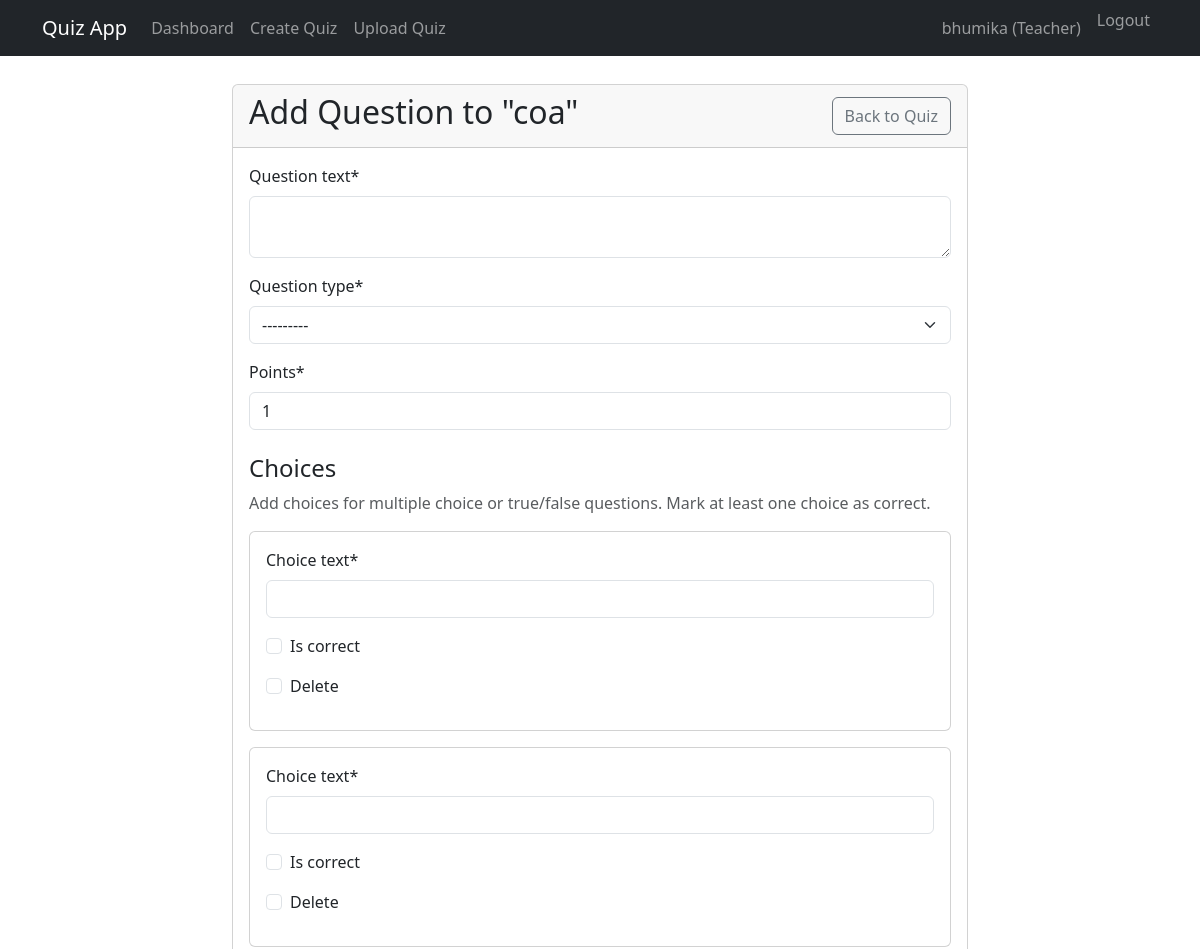
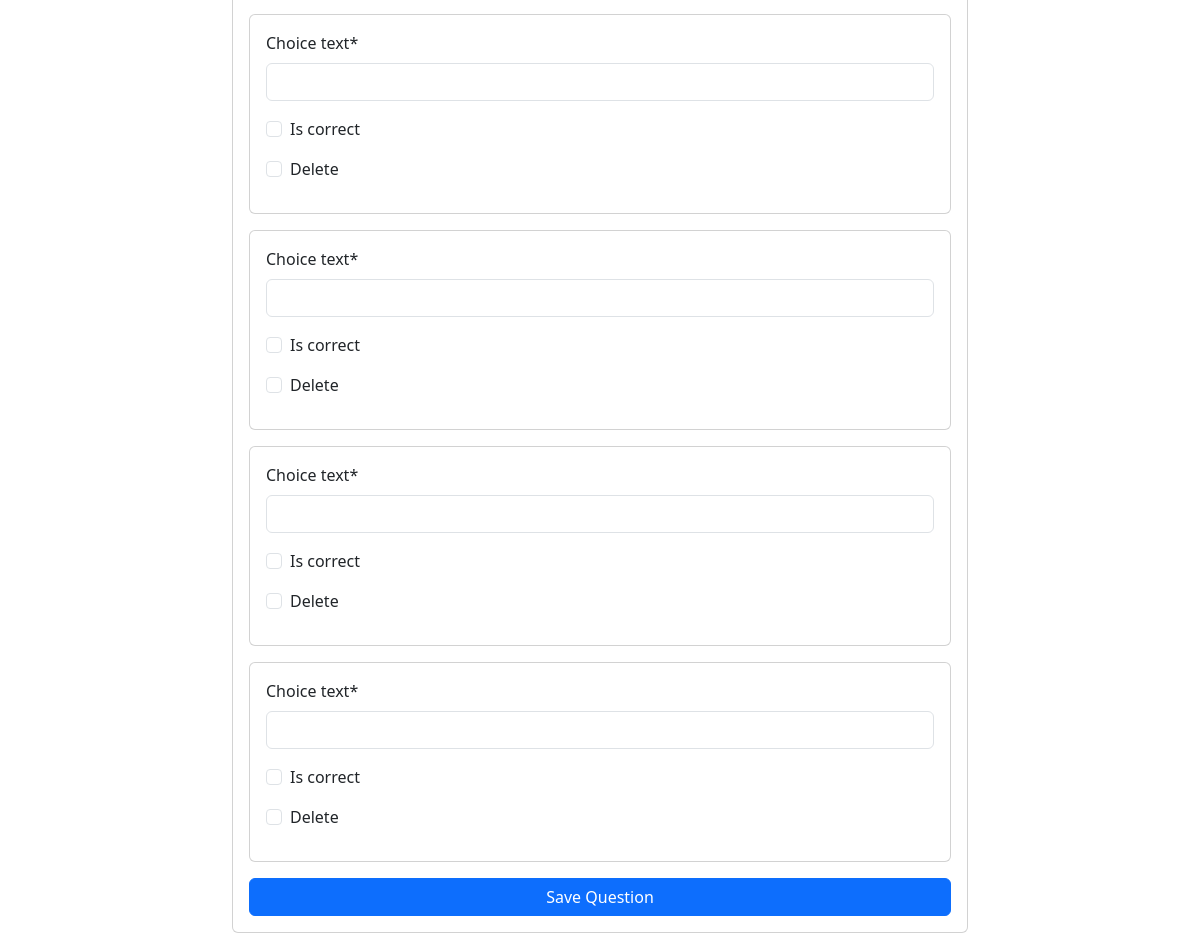
Page /quiz/1/question/add/ (signed in) on the committed database (2 pictures, top to bottom).
### quiz_app/models.py (models this page shows, shortened)
class User(AbstractUser):
    USER_TYPE_CHOICES = (
        ('student', 'Student'),
        ('teacher', 'Teacher'),
    )
    user_type = models.CharField(max_length=10, choices=USER_TYPE_CHOICES)
    email = models.EmailField(unique=True)

class Quiz(models.Model):
    title = models.CharField(max_length=255)
    description = models.TextField(blank=True)
    teacher = models.ForeignKey(User, on_delete=models.CASCADE, related_name='created_quizzes')
    time_limit = models.IntegerField(help_text="Time limit in minutes")
    created_at = models.DateTimeField(auto_now_add=True)
    updated_at = models.DateTimeField(auto_now=True)

### quiz_app/views.py (the view)
# urls.py: path('quiz/<int:quiz_id>/question/add/', views.add_question, name='add_question'),
@login_required
def add_question(request, quiz_id):
    if request.user.user_type != 'teacher':
        return HttpResponseForbidden("Only teachers can add questions")
    quiz = get_object_or_404(Quiz, id=quiz_id, teacher=request.user)
    if request.method == 'POST':
        question_form = QuestionForm(request.POST)
        if question_form.is_valid():
            question = question_form.save(commit=False)
            question.quiz = quiz
            question.save()
            choice_formset = ChoiceFormSet(request.POST, instance=question)
            if question.question_type != 'short_answer' and choice_formset.is_valid():
                choice_formset.save()
            return redirect('edit_quiz', quiz_id=quiz.id)
    else:
        question_form = QuestionForm()
        choice_formset = ChoiceFormSet()
    return render(request, 'quiz_app/add_question.html', {
        'quiz': quiz,
        'question_form': question_form,
        'choice_formset': choice_formset,
    })

### quiz_app/forms.py
class QuestionForm(forms.ModelForm):
    class Meta:
        model = Question
        fields = ['question_text', 'question_type', 'points']
        widgets = {
            'question_text': forms.Textarea(attrs={'rows': 2}),
        }

### templates/quiz_app/add_question.html (shortened to what this page needs)
{% extends 'quiz_app/base.html' %}
{% load crispy_forms_tags %}
{% block content %}
<div class="row justify-content-center">
    <div class="col-md-8">
        <div class="card">
            <div class="card-header d-flex justify-content-between align-items-center">
                <h2>Add Question to "{{ quiz.title }}"</h2>
                <a href="{% url 'edit_quiz' quiz.id %}" class="btn btn-outline-secondary">Back to Quiz</a>
            </div>
            <div class="card-body">
                <form method="post" novalidate>
                    {{ question_form|crispy }}
                    <div class="choices-container mt-4">
                        <h4>Choices</h4>
                        <p class="text-muted">Add choices for multiple choice or true/false questions. Mark at least one choice as correct.</p>
                        <div id="choices-forms">
                            {% for choice_form in choice_formset %}
                            <div class="card mb-3 choice-form">
                                <div class="card-body">
                                    {{ choice_form|crispy }}
                                </div>
                            </div>
                            {% endfor %}
                        </div>
                    </div>
                    <div class="d-grid gap-2 mt-3">
                        <button type="submit" class="btn btn-primary">Save Question</button>
                    </div>
                </form>
            </div>
        </div>
    </div>
</div>
{% endblock %}

### templates/quiz_app/base.html (shortened to what this page needs)
<!DOCTYPE html>
<html lang="en">
<head>
    <link href="https://cdn.jsdelivr.net/npm/bootstrap@5.3.0-alpha1/dist/css/bootstrap.min.css" rel="stylesheet">
</head>
<body>
    <nav class="navbar navbar-expand-lg navbar-dark bg-dark fixed-top">
        <div class="container">
            <a class="navbar-brand" href="{% url 'home' %}">Quiz App</a>
            <div class="collapse navbar-collapse" id="navbarNav">
                <ul class="navbar-nav me-auto">
                    {% if user.is_authenticated %}
                    <li class="nav-item">
                        <a class="nav-link" href="{% url 'dashboard' %}">Dashboard</a>
                    </li>
                    {% if user.user_type == 'teacher' %}
                    <li class="nav-item">
                        <a class="nav-link" href="{% url 'create_quiz' %}">Create Quiz</a>
                    </li>
                    <li class="nav-item">
                        <a class="nav-link" href="{% url 'upload_quiz' %}">Upload Quiz</a>
                    </li>
                    {% endif %}
                    {% endif %}
                </ul>
                <ul class="navbar-nav">
                    {% if user.is_authenticated %}
                    <li class="nav-item">
                        <span class="nav-link">{{ user.username }} ({{ user.user_type|title }})</span>
                    </li>
                    <li class="nav-item">
                        <form method="post" action="{% url 'logout' %}" class="logout-button-form">
                            <button type="submit" class="nav-link btn btn-link">
                                Logout
                            </button>
                        </form>
                    </li>
                    {% else %}
                    <li class="nav-item">
                        <a class="nav-link" href="{% url 'login' %}">Login</a>
                    </li>
                    {% endif %}
                </ul>
            </div>
        </div>
    </nav>
    <div class="container mt-4">
        {% block content %}{% endblock %}
    </div>
</body>
</html>

### templates/quiz_app/base.html (style rules this page uses)
body { padding-top: 60px; padding-bottom: 40px; }
.logout-button-form .btn-link { padding: 0; border: none; background: none; color: rgba(255, 255, 255, 0.55); cursor: pointer; text-decoration: none; vertical-align: baseline; }
.logout-button-form { display: inline; }

### rows in the picture
User: username "bhumika", user_type "Teacher"
Quiz: title "coa"
